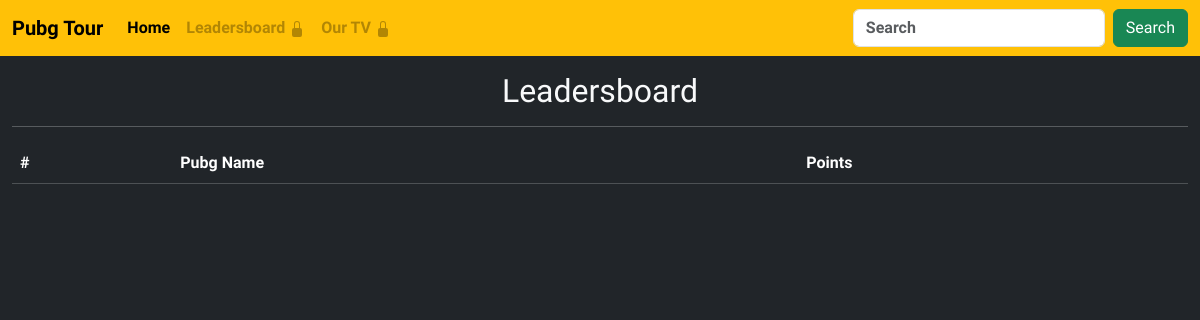
Page /leadersboard on the earlier database version.
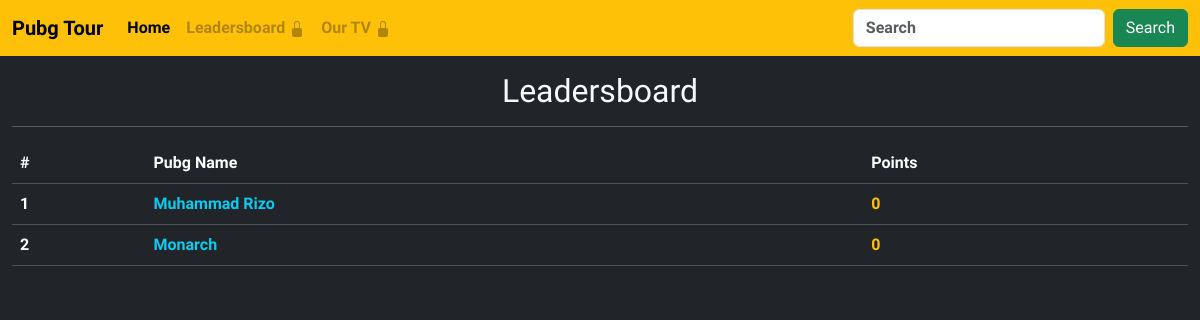
Same page on the later database version.
### main/models.py (models this page shows, shortened)
class Player(models.Model):
    id = models.UUIDField(primary_key=True, editable=False, default=uuid.uuid4)
    FullName = models.CharField(max_length=100)
    PubgName = models.CharField(max_length=100)
    PubgID = models.CharField(max_length=20)
    point = models.IntegerField(default=0, null=True,blank=True)
    played = models.IntegerField(default=0,null=True,blank=True)
    win = models.IntegerField(default=0,null=True,blank=True)
    lose = models.IntegerField(default=0,null=True,blank=True)
    trophy = models.IntegerField(default=0,null=True,blank=True)
    joined = models.DateField(auto_now_add=True,null=True,blank=True)

### main/views.py (the view)
# urls.py: path('leadersboard', views.leadersboard, name='leadersboard'),
def leadersboard(request):
    players = Player.objects.all().order_by('-point')
    context = {"players":players}
    return render(request, 'tournament/leadersboard.html', context)

### Templates/tournament/leadersboard.html
{% extends 'base.html' %}
{% load i18n %}
{% block content %}
<div class="container-fluid text-light py-3">
<h2 class="text-center">{% trans 'Leadersboard' %}</h2>
<hr>
<table class="table table-dark">
    <thead>
        <tr>
            <th>#</th>
            <th>{% trans 'Pubg Name' %}</th>
            <th>{% trans 'Points' %}</th>
        </tr>
    </thead>
    <tbody>
        {% for p in players %}
        <tr>
            <td>{{forloop.counter}}</td>
            <td><a class="text-decoration-none text-info" href="{% url 'player' p.pk %}"> {{p.PubgName}} </a></td>
            <td class="text-warning">{{p.point}}</td>
        </tr>
        {% endfor %}
    </tbody>
</table>
</div>
{% endblock content %}

### Templates/base.html (shortened to what this page needs)
<!DOCTYPE html>
<html lang="en">
<head>
    <link href="https://cdn.jsdelivr.net/npm/bootstrap@5.3.3/dist/css/bootstrap.min.css" rel="stylesheet">
</head>
<body class="bg-dark" style="font-family: Abel, sans-serif;font-weight:900;">
    {% include 'navbar.html' %}
    {% block content %}
    {% endblock content %}
</body>
</html>

### Templates/navbar.html (shortened to what this page needs)
{% load i18n %}
<nav class="navbar navbar-expand-lg bg-warning">
    <div class="container-fluid">
      <a class="navbar-brand" href="{% url 'index' %}">Pubg Tour</a>
      <div class="collapse navbar-collapse" id="navbarSupportedContent">
        <ul class="navbar-nav me-auto mb-2 mb-lg-0">
          <li class="nav-item">
            <a class="nav-link active" aria-current="page" href="{% url 'index' %}">{% trans 'Home' %}</a>
          </li>
          <li class="nav-item d-flex align-items-center">
            <a class="nav-link disabled" href="{% url 'leadersboard' %}">{% trans 'Leadersboard' %}
              <svg xmlns="http://www.w3.org/2000/svg" width="16" height="16" fill="currentColor" class="bi bi-lock-fill" viewBox="0 0 16 16">
              <path d="M8 1a2 2 0 0 1 2 2v4H6V3a2 2 0 0 1 2-2m3 6V3a3 3 0 0 0-6 0v4a2 2 0 0 0-2 2v5a2 2 0 0 0 2 2h6a2 2 0 0 0 2-2V9a2 2 0 0 0-2-2"/>
            </svg>
        </a>
          </li>
          <li class="nav-item d-flex align-items-center">
            <a class="nav-link disabled" href="{% url 'videos' %}">{% trans 'Our TV'  %} <svg xmlns="http://www.w3.org/2000/svg" width="16" height="16" fill="currentColor" class="bi bi-lock-fill" viewBox="0 0 16 16">
              <path d="M8 1a2 2 0 0 1 2 2v4H6V3a2 2 0 0 1 2-2m3 6V3a3 3 0 0 0-6 0v4a2 2 0 0 0-2 2v5a2 2 0 0 0 2 2h6a2 2 0 0 0 2-2V9a2 2 0 0 0-2-2"/>
            </svg>
        </a>
        </li>
        </ul>
        <form class="d-flex" role="search" action="{% url 'search' %}" method="post">
          <input style="font-weight: 900;" class="form-control me-2" type="search" name="search" placeholder="Search" aria-label="Search">
          <button class="btn btn-success" type="submit">{% trans 'Search' %}</button>
        </form>
      </div>
    </div>
  </nav>

Differences in the rows shown:
added Player: PubgName "Muhammad Rizo", point "0"
added Player: PubgName "Monarch", point "0"
